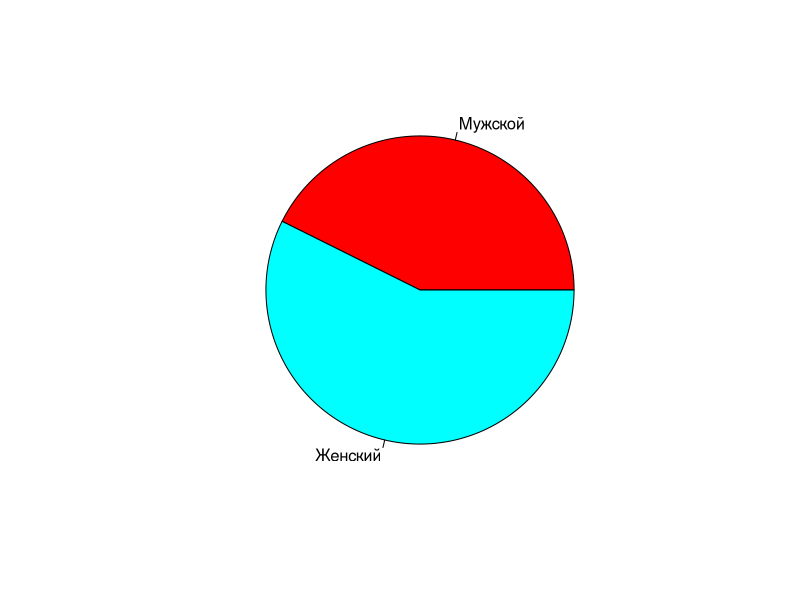
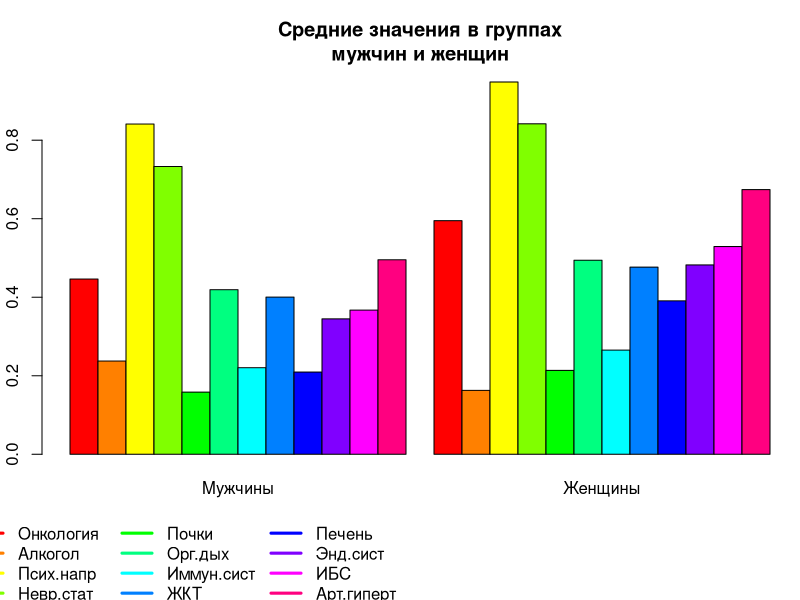

Source code (R) for these figures, in order: (Note: this script raises an error after producing the figures.)
# library(nortest)
library(psych)
library(GPArotation)
# library(Hmisc)
library(nFactors)
options(digits = 3)

dt <- read.table("data.csv", sep = ";", header = TRUE)
dt <- dt[, c(-1, -3)]
dt$Пол <- factor(dt$Пол, levels = c(1, 2), labels = c("Мужской", "Женский"))
dt$Возрастная.группа <- factor(dt$Возрастная.группа, levels = c(1, 2), labels = c("1986.1988", "1999.1992"))
desc.stats <- psych::describe(dt)
print(desc.stats)
pie(table(dt$Пол), col = rainbow(2))
# Проверка соответствия нормальному закону распределения
norm.test.out <- data.frame(sapply(dt[3:15], FUN = function(x) shapiro.test(x)[1:2]))
rownames(norm.test.out) <- c("W", "p")
print(norm.test.out)
gender.test.out <- data.frame(sapply(dt[,4:15], FUN = function(x) wilcox.test(x ~ dt$Пол, data = dt)[c(1,3)]))
rownames(gender.test.out) <- c("W", "p")
print(gender.test.out)
gender.means <- data.frame(sapply(dt[4:15], FUN = function(x) tapply(x, dt$Пол, FUN = mean, na.rm = TRUE)))
rownames(gender.means) <- c("Мужчины", "Женщины")
print(gender.means)
par(mar=c(7, 2, 4, 0) + 0.1, xpd = TRUE)
barplot(t(gender.means), beside=T, col = rainbow(12))
title(main = "Средние значения в группах\nмужчин и женщин")
legend(-3, -0.15, legend = names(gender.means), lty = 1, lwd = 3, col = rainbow(12), bty = "n", ncol = 3)
par(mar=c(5, 4, 4, 2) + 0.1, xpd=FALSE)
#cor.matrix <-  round(cor(dt[,4:15], method = "spearman"), digits = 2)
cor.matrix <- rcorr(as.matrix(dt[,4:15]), type = "spearman")
print(cor.matrix)
# Факторный анализ
ev <- eigen(cor(dt[,4:15]))
ap <- parallel(subject=nrow(dt),var=ncol(dt[,4:15]), rep=1000,cent=.05)
nS <- nScree(ev$values, ap$eigen$qevpea)
print(nS)
plotnScree(nS)
# fa.parallel(dt[,4:15], fm = "pa")
# fit <- factanal(dt[,4:15], 5, rotation = "varimax")
fit <- fa(dt[,4:15], nfactors=3, rotate="promax", fm="pa")
print(fit)
print(fit$loadings, digits=2, cutoff=.3, sort=TRUE)
